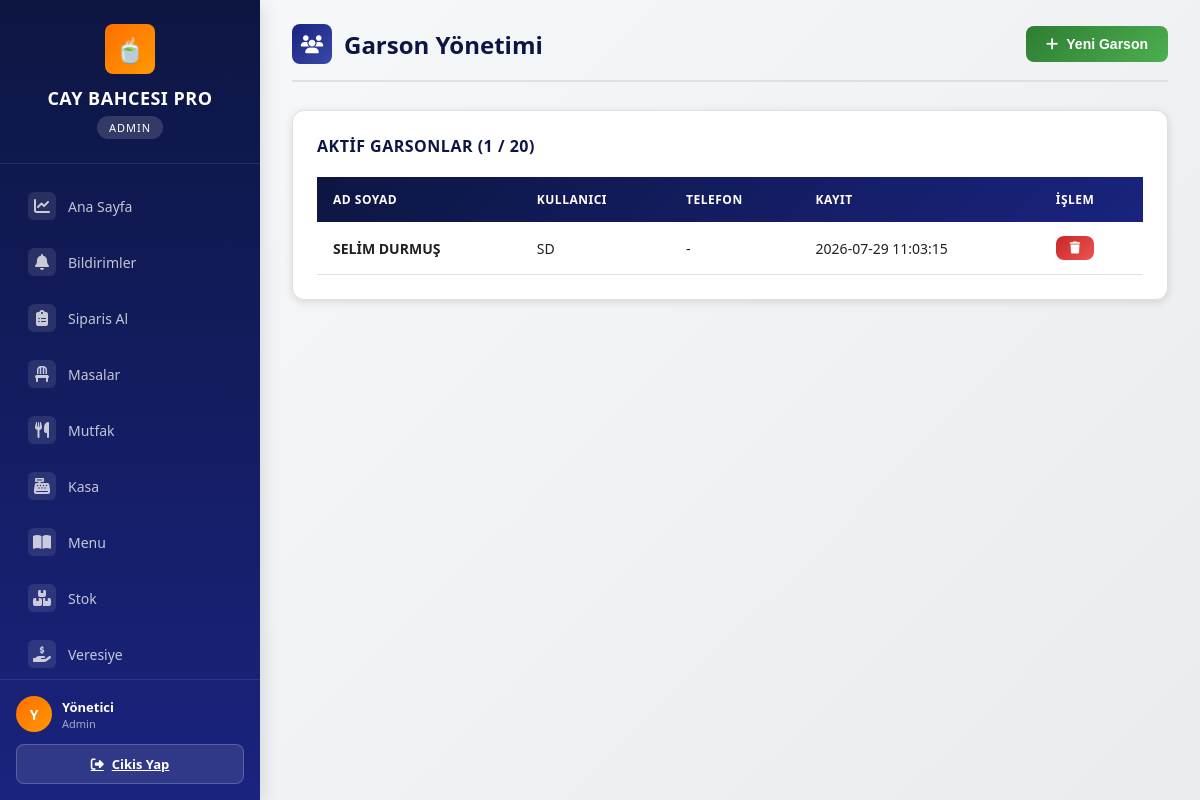
Page /garsonlar (signed in) on the committed database.
### tables this page shows
CREATE TABLE users (
            id INTEGER PRIMARY KEY AUTOINCREMENT,
            username TEXT UNIQUE NOT NULL,
            password TEXT NOT NULL,
            role TEXT NOT NULL DEFAULT 'garson',
            ad_soyad TEXT DEFAULT '',
            telefon TEXT DEFAULT '',
            aktif INTEGER DEFAULT 1,
            created_at TIMESTAMP DEFAULT CURRENT_TIMESTAMP
        );

### app.py (the view)
@app.route('/garsonlar')
def garsonlar():
    if session.get('role') != 'admin':
        return redirect(url_for('dashboard'))
    conn = get_db()
    c = conn.cursor()
    c.execute("SELECT * FROM users WHERE role='garson' ORDER BY ad_soyad")
    garsonlar = c.fetchall()
    c.execute("SELECT max_garson FROM settings WHERE id=1")
    max_garson = c.fetchone()['max_garson']
    conn.close()
    return render_template('garsonlar.html', garsonlar=garsonlar, max_garson=max_garson)

### database.py (called while the page is built)
def get_db():
    conn = sqlite3.connect(DB_PATH)
    conn.row_factory = sqlite3.Row
    return conn

### templates/garsonlar.html (shortened to what this page needs)
{% extends "base.html" %}
{% block content %}
<div class="page-header">
    <h1><span class="icon"><i class="fas fa-users"></i></span> Garson Yönetimi</h1>
    <button class="btn btn-success" onclick="garsonEkleModal()">
        <i class="fas fa-plus"></i> Yeni Garson
    </button>
</div>
<div class="card">
    <div class="card-header">
        <h3>Aktif Garsonlar ({{ garsonlar|length }} / {{ max_garson }})</h3>
    </div>
    <table class="data-table">
        <thead>
            <tr><th>Ad Soyad</th><th>Kullanıcı</th><th>Telefon</th><th>Kayıt</th><th>İşlem</th></tr>
        </thead>
        <tbody>
            {% for g in garsonlar %}
            <tr>
                <td><strong>{{ g.ad_soyad }}</strong></td>
                <td>{{ g.username }}</td>
                <td>{{ g.telefon or '-' }}</td>
                <td>{{ g.created_at }}</td>
                <td>
                    <button class="btn btn-danger btn-sm" onclick="garsonSil({{ g.id }}, '{{ g.ad_soyad }}')">
                        <i class="fas fa-trash"></i>
                    </button>
                </td>
            </tr>
            {% endfor %}
        </tbody>
    </table>
</div>
{% endblock %}

### static/css/style.css (style rules this page uses)
:root { --primary: #1a237e; --primary-light: #3949ab; --primary-dark: #0d1642; --accent: #ff6f00; --accent-light: #ff9800; --success: #2e7d32; --success-light: #4caf50; --danger: #c62828; --danger-light: #ef5350; --warning: #f9a825; --info: #0277bd; --dark: #212121; --gray: #616161; --gray-light: #f5f5f5; --gray-border: #e0e0e0; --white: #ffffff; --shadow: 0 2px 8px rgba(0,0,0,0.12); --shadow-lg: 0 4px 20px rgba(0,0,0,0.15); --radius: 8px; --radius-lg: 12px; --transition: all 0.25s ease; }
* { margin: 0; padding: 0; box-sizing: border-box; }
body { font-family: 'Segoe UI', Tahoma, Geneva, Verdana, sans-serif; background: linear-gradient(135deg, #f8f9fa 0%, #e9ecef 100%); color: var(--dark); min-height: 100vh; }
.page-header { display: flex; justify-content: space-between; align-items: center; margin-bottom: 28px; padding-bottom: 16px; border-bottom: 2px solid var(--gray-border); }
.page-header h1 { font-size: 24px; font-weight: 700; color: var(--primary-dark); display: flex; align-items: center; gap: 12px; }
.page-header h1 .icon { width: 40px; height: 40px; background: linear-gradient(135deg, var(--primary), var(--primary-light)); color: var(--white); border-radius: var(--radius); display: flex; align-items: center; justify-content: center; font-size: 18px; }
.card { background: var(--white); border-radius: var(--radius-lg); box-shadow: var(--shadow); padding: 24px; margin-bottom: 24px; border: 1px solid var(--gray-border); transition: var(--transition); }
.card-header { display: flex; justify-content: space-between; align-items: center; margin-bottom: 20px; }
.card-header h3 { font-size: 16px; font-weight: 700; color: var(--primary-dark); text-transform: uppercase; letter-spacing: 0.5px; }
.data-table { width: 100%; border-collapse: collapse; font-size: 14px; }
.data-table thead { background: linear-gradient(135deg, var(--primary-dark), var(--primary)); color: var(--white); }
.data-table th { padding: 14px 16px; text-align: left; font-weight: 600; font-size: 12px; text-transform: uppercase; letter-spacing: 0.5px; }
.data-table td { padding: 14px 16px; border-bottom: 1px solid var(--gray-border); color: var(--dark); }
.btn { display: inline-flex; align-items: center; justify-content: center; gap: 8px; padding: 10px 20px; border-radius: var(--radius); font-size: 14px; font-weight: 600; cursor: pointer; transition: var(--transition); border: none; text-decoration: none; }
.btn-sm { padding: 6px 14px; font-size: 12px; }
.btn-success { background: linear-gradient(135deg, var(--success), var(--success-light)); color: var(--white); }
.btn-danger { background: linear-gradient(135deg, var(--danger), var(--danger-light)); color: var(--white); }

### rows in the picture
users: ad_soyad "SELİM DURMUŞ", username "SD", telefon "-", created_at "2026-07-29 11:03:15"

### other values in the picture
{{ session.role|upper }} "ADMIN"
{{ session.ad_soyad[:1] if session.ad_soyad else session.username[:1] }} "Y"
{{ session.ad_soyad or session.username }} "Yönetici"
{{ session.role|capitalize }} "Admin"
{{ garsonlar|length }} "1"
{{ max_garson }} "20"
